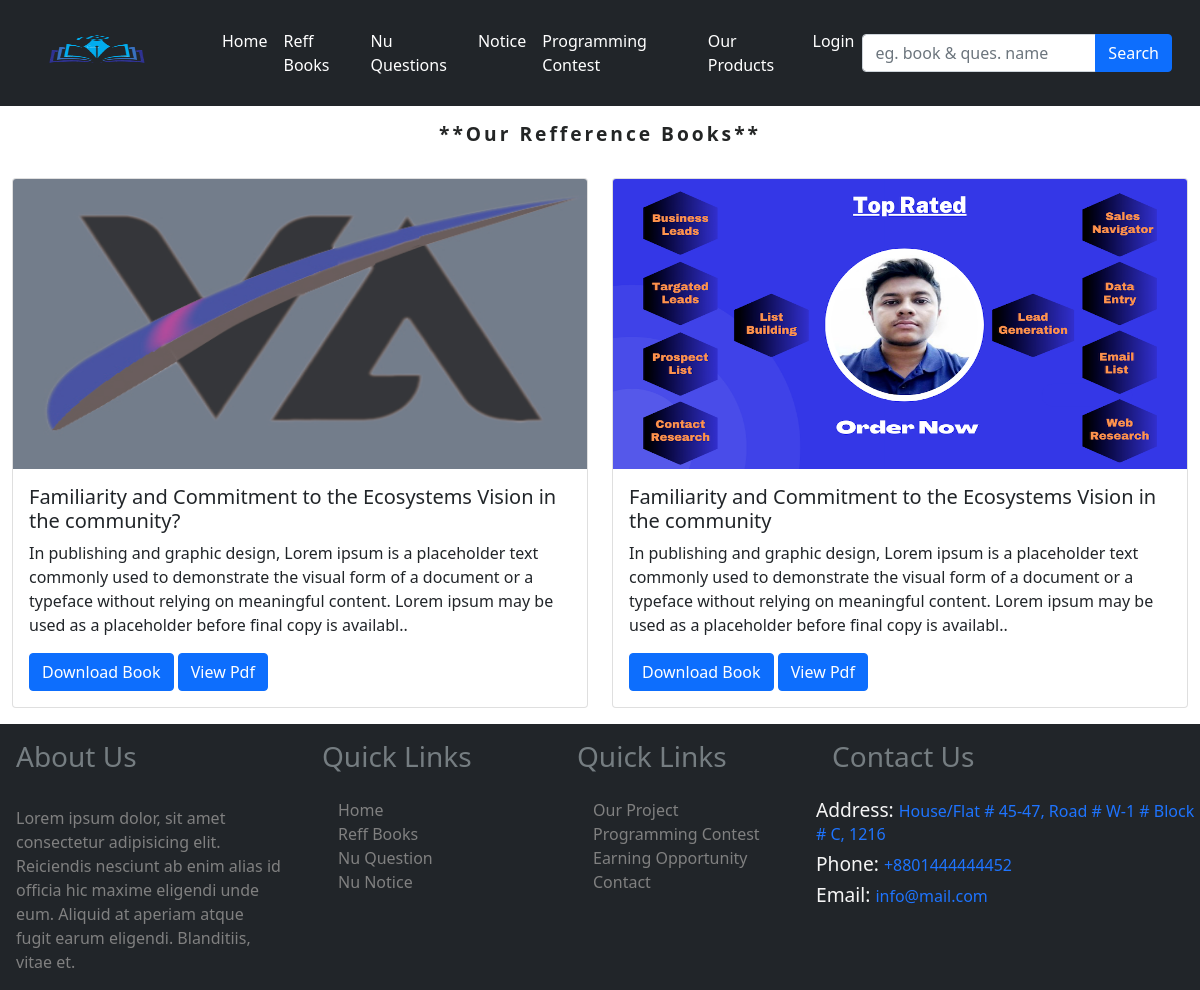
Screenshot of /ref-books/ with the database file from the repository.
### user/models.py (models this page shows, shortened)
class RefBooks(models.Model):
    book_name = models.CharField(max_length=200)
    bio = models.TextField(max_length=300)
    cover_photo = models.ImageField(upload_to='book_images', blank=True, null=True)
    pdf = models.FileField(upload_to='ref_book')

### other/views.py (the view)
# urls.py: path('ref-books/', RefBooksView, name='ref-books'),
def RefBooksView(request):
    book = RefBooks.objects.all()
    dict={'books': book}
    return render(request, 'other/ref_bookV.html', context=dict)

### template/other/ref_bookV.html (shortened to what this page needs)
{% extends 'base.html' %}
{% load static %}
{% block content %}
<div class="container-fluid">
        <h1 class="textheader mt-3">**Our Refference Books**</h1>
        <div class="row">
            {% for book in books %}
                <div class="col-sm-6">
                    <div class="card mb-3">
                        <img src="{{book.cover_photo.url}}" class="card-img-top" alt="..." width="450px" height="290px">
                        <div class="card-body">
                          <h5 class="card-title">{{book.book_name}}</h5>
                          <p class="card-text">{{book.bio|slice:":250"}}..</p>
                          <a href="{{book.pdf.url}}" class="btn btn-primary" download>Download Book</a>
                          <a href="{{book.pdf.url}}" class="btn btn-primary">View Pdf</a>
                        </div>
                      </div>
                </div>
            {% endfor %}
        </div>
    </div>
{% endblock content %}

### static/style.css (style rules this page uses)
.textheader { font-size: larger; font-weight: bold; letter-spacing: 3px; padding-bottom: 25px; color: #232525; text-align: center; text-transform: capitalize; }

### rows the page displays
RefBooks: cover_photo (picture), book_name "Familiarity and Commitment to the Ecosystems Vision in the community?", bio "In publishing and graphic design, Lorem ipsum is a placeholder text commonly used to demonstrate the visual form of a document or a typeface without relying on meaningful content. Lorem ipsum may be used as a placeholder before final copy is availabl"
RefBooks: cover_photo (picture), book_name "Familiarity and Commitment to the Ecosystems Vision in the community", bio "In publishing and graphic design, Lorem ipsum is a placeholder text commonly used to demonstrate the visual form of a document or a typeface without relying on meaningful content. Lorem ipsum may be used as a placeholder before final copy is availabl"
